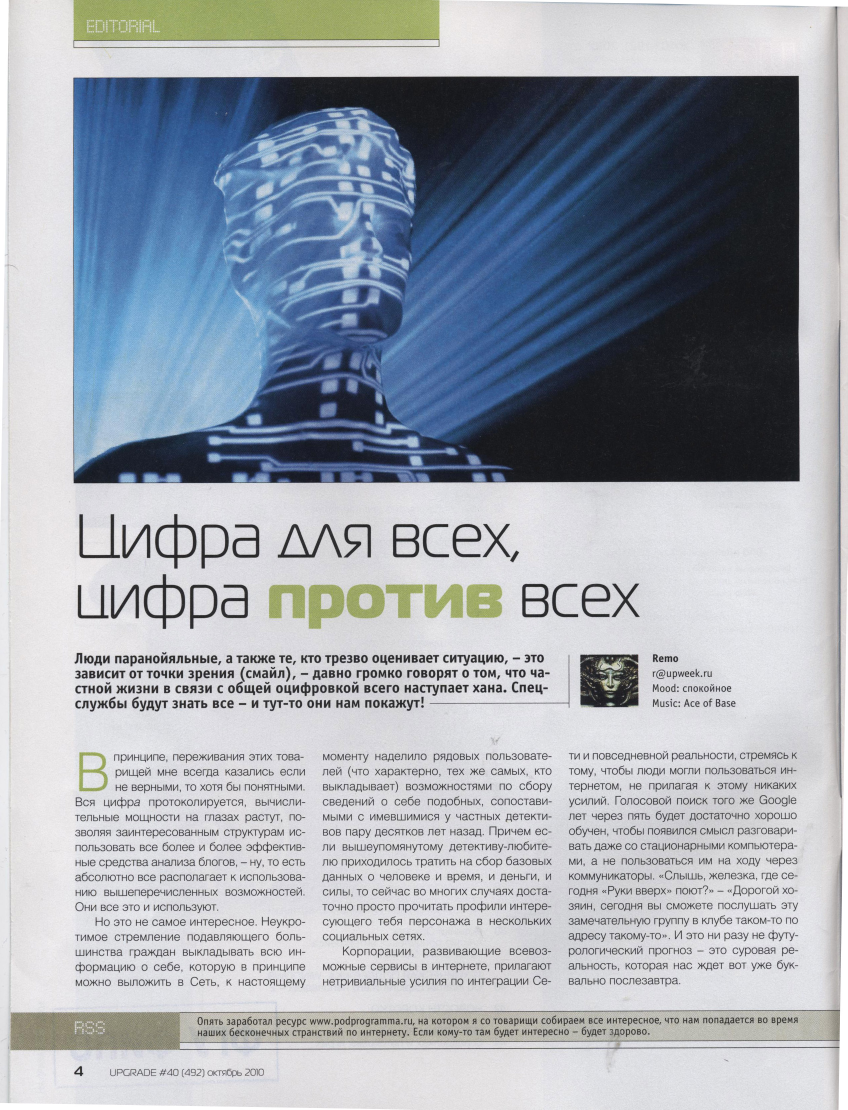
#> input picture 1.jpg, 2542 x 3329 px (shown at 1/3 size)
$ python test.py 1.jpg   (Python 2 division)   (older library calls are emulated)
#> lines starting #> are read from the running program, lines starting #| are printed output that depends on the picture; after the words box and inside, x2 and y2 are one past the last pixel; in counts of white or black regions, pixels touching at a corner belong together
### utils.py
import cv2
import numpy as np
import matplotlib.pyplot as plt
from itertools import izip
from scipy.ndimage.morphology import binary_fill_holes
from skimage import measure
import pymorph


def cut_images(image,roi_size_x,roi_size_y,overlap_x,overlap_y,flatten_or_not,mask):
    h,w,c = image.shape
    list_patchs_y = np.asarray([]);
    list_patchs_x = np.asarray([]);
    patchs = np.empty((0,roi_size_y*roi_size_x*c)).astype(np.uint8)
    Y,X = np.meshgrid(np.arange(0,h-roi_size_y,roi_size_y-overlap_y),np.arange(0,w-roi_size_x,roi_size_x-overlap_x)
)
    for n,(j,i) in enumerate(izip(Y.flatten(),X.flatten())):
        background = 1.0*np.sum(mask[j:j+roi_size_y,i:i+roi_size_x]==0)/roi_size_x/roi_size_y
        if background>0.2:
            patchs = np.append(patchs,image[j:j+roi_size_y,i:i+roi_size_x,:].flatten().astype(np.uint8)[np.newaxis,:], axis=0)
            list_patchs_y = np.append(list_patchs_y,j)
            list_patchs_x = np.append(list_patchs_x,i)
    patchs = patchs.transpose()
    nb_patchs = patchs.shape[1]
    if flatten_or_not == False:
        patchs = np.reshape(patchs,(roi_size_y,roi_size_x,c,nb_patchs))
    return patchs,list_patchs_x,list_patchs_y

# [63 lines left out: functions plot_histo, post_processing, not called in this run]

### functions.py
import os
import cv2
import numpy as np


# [5 lines left out: function descr_rgb, not called in this run]

def descr_hsv(patchs):
    patchs_preprocessed = np.zeros((patchs.shape[0]*patchs.shape[1]*patchs.shape[2],patchs.shape[3]))
    #bins = np.arange(256)
    #patchs_preprocessed = np.zeros((3*(bins.size-1),patchs.shape[3]))
    for n in np.arange(patchs.shape[3]):
         patch_hsv = cv2.cvtColor(patchs[:,:,::-1,n],cv2.COLOR_BGR2HSV)
         #patchs_preprocessed[:,n] = np.hstack((np.histogram(patch_hsv[:,:,0],bins)[0] ,np.histogram(patch_hsv[:,:,1],bins)[0], np.histogram(patch_hsv[:,:,2],bins)[0]))
         patchs_preprocessed[:,n] = patch_hsv.flatten()
    return patchs_preprocessed

# [5 lines left out: function descr_grad, not called in this run]

def descr_hog(patchs):
    nbins = 9
    derivAperture = 1
    winSigma = 4.
    histogramNormType = 0
    L2HysThreshold = 2.0000000000000001e-01
    gammaCorrection = 0
    nlevels = 64
    winSize = (patchs.shape[0],patchs.shape[1])
    blockSize = (8,8)
    blockStride = (4,4)
    cellSize = (4,4)
    feature_size = (winSize[0]-(blockSize[0]-blockStride[0]))/blockStride[0]*(winSize[1]-(blockSize[1]-blockStride[1]))/blockStride[1]*blockSize[0]/cellSize[0]*blockSize[1]/cellSize[1]*nbins
    hog = cv2.HOGDescriptor(winSize,blockSize,blockStride,cellSize,nbins,derivAperture,winSigma,histogramNormType,L2HysThreshold,gammaCorrection,nlevels)
    patchs_preprocessed = np.zeros((feature_size,patchs.shape[3]))
    for n in np.arange(patchs.shape[3]):
        patchs_preprocessed[:,n] = hog.compute(np.squeeze(patchs[:,:,:,n].astype(np.uint8))).flatten()
    return patchs_preprocessed

### test.py
import os
import glob
import cv2
import numpy as np
import matplotlib.pyplot as plt
from itertools import izip
from sklearn.decomposition import NMF
from sklearn.cluster import KMeans
from scipy import misc
from utils import *
from functions import *
import sys

filename = sys.argv[1]

# parameters #
descr = ['hog','hsv']
decomposition = 'kmeans'
flatten_or_not = False
color_mapping = {0:[255,0,0],1:[0,0,255],2:[255,255,255]}
resizing_factor = 4
roi_size_x = 80/resizing_factor
roi_size_y = 80/resizing_factor
overlap_x = 0/resizing_factor
overlap_y = 0/resizing_factor
#############

def main():
    image = cv2.imread(filename)
#> image is the input picture: shape (3329, 2542, 3); mean B, G, R 176, 166.8, 160.3

    ### resize image for faster computation
    image = cv2.resize(image,(image.shape[1]/resizing_factor,image.shape[0]/resizing_factor))
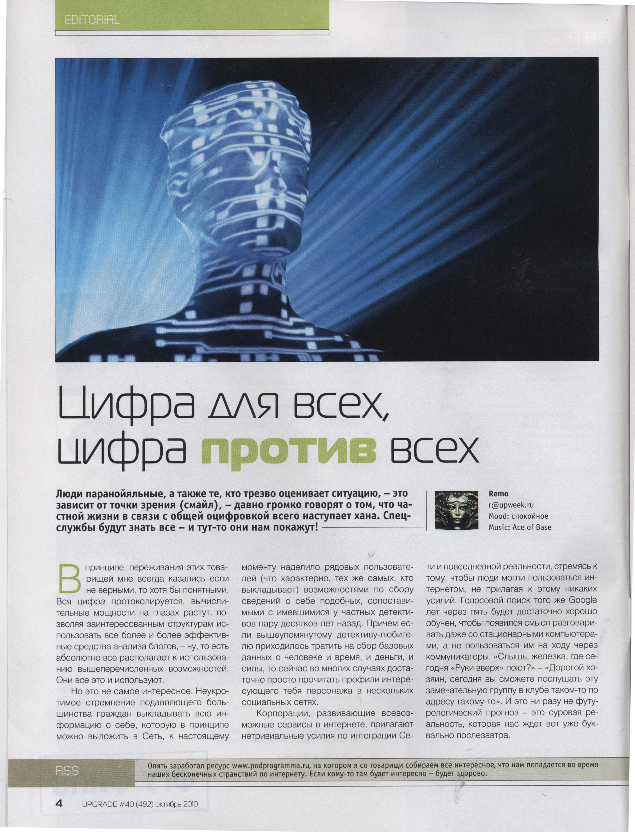
#> image: shape (832, 635, 3); mean B, G, R 175.9, 166.6, 160.2
    print "processing "+filename+"..."

    ### binarize image to find patchs corresponding to class 2 (background)
    binary_thresh = 200
    gray = cv2.GaussianBlur(cv2.cvtColor(image,cv2.COLOR_RGB2GRAY),(3,3),0)
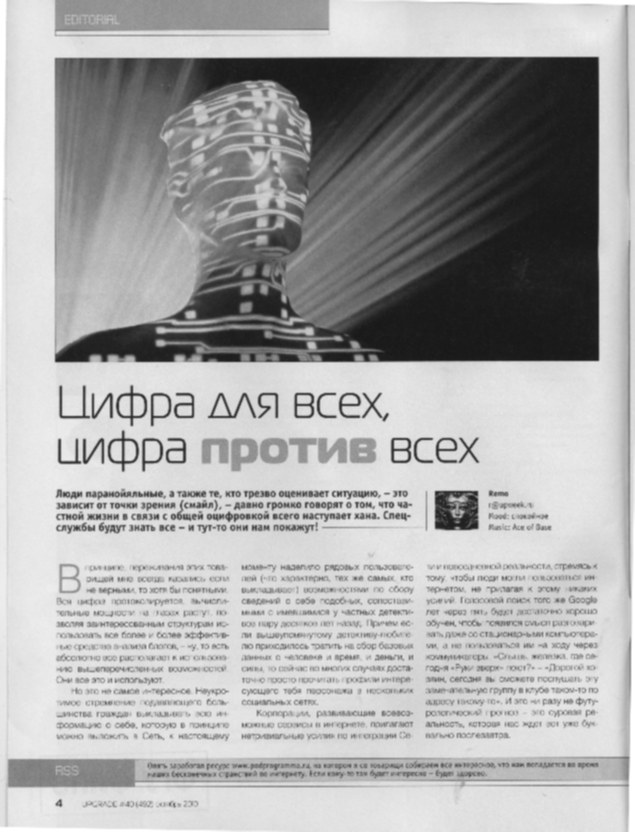
#> gray: shape (832, 635); min 23, max 255, mean 168.8
    ret,binary = cv2.threshold(gray,binary_thresh,255,cv2.THRESH_BINARY)
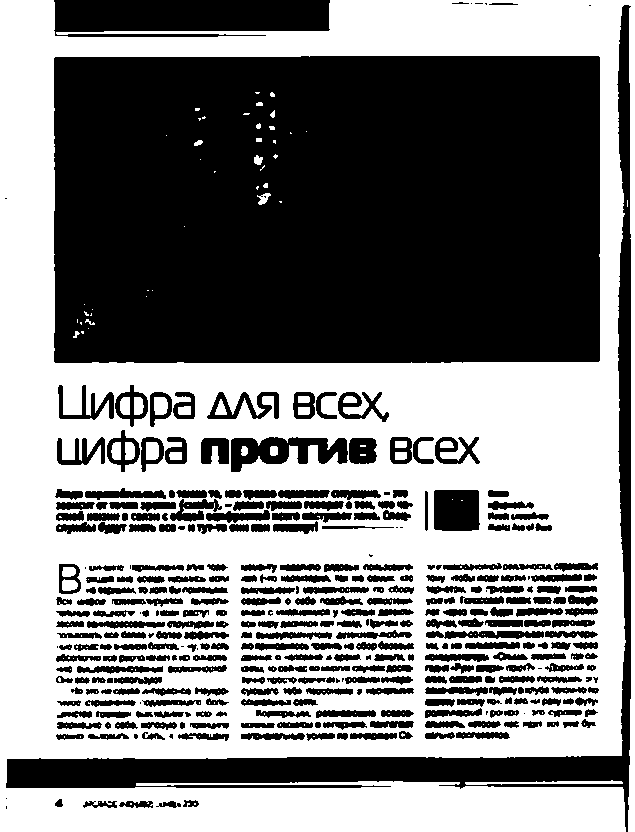
#> binary: shape (832, 635); 50.5% white; 376 black regions (33 under 20 px), largest, box (x1, y1, x2, y2) and area: (54, 56, 600, 363) 166504, (6, 5, 631, 832) 24509, (54, 0, 330, 37) 9068
#> ret = 200
    #ret,binary = cv2.threshold(gray,0,255,cv2.THRESH_BINARY+cv2.THRESH_OTSU)
    h,w,c = image.shape
#> h = 832; w = 635; c = 3

    ### cut image into patchs, keep only patchs which are not class 2.
    patchs,list_patchs_x,list_patchs_y = cut_images(image,roi_size_x,roi_size_y,overlap_x,overlap_y,flatten_or_not,binary)
#> the loop in cut_images, `for n,(j,i) in enumerate(izip(Y.flatten(),X.flatten())):` made 1271 passes
#> background on passes 1 to 12: 0, 0, 0, 0, 0, 0, 0, 0, 0, 0.005, 0, 0
#> after the loop in cut_images, `for n,(j,i) in enumerate(izip(Y.flatten(),X.flatten())):`:
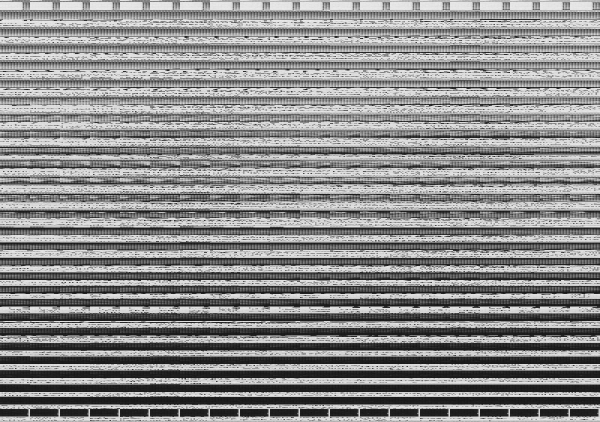
#> patchs: shape (843, 1200) (shown at 1/2 size); min 13, max 245, mean 138.7
#> in cut_images, `patchs = patchs.transpose()`:
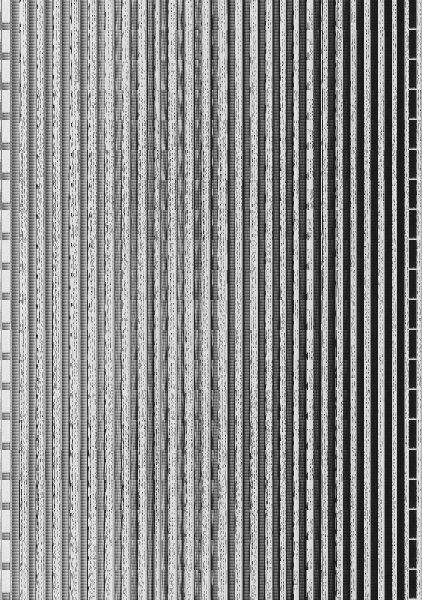
#> patchs: shape (1200, 843) (shown at 1/2 size); min 13, max 245, mean 138.7
#> list_patchs_x = 843 values from 0 to 600; list_patchs_y = 843 values, max 800 at index 158, min 0 at index 4, mean 384.7

    ### extract features of each patch
    nb_patchs = patchs.shape[-1]
#> nb_patchs = 843
    patchs_preprocessed = np.array([]).reshape(0,nb_patchs)
#> patchs_preprocessed = empty array
    for d in descr:
        if d == 'grad':
            patchs_preprocessed = np.concatenate((patchs_preprocessed,descr_grad(patchs)),axis=0)
        if d == 'hog':
            patchs_preprocessed = np.concatenate((patchs_preprocessed,descr_hog(patchs)),axis=0)
        if d == 'rbg':
            patchs_preprocessed = np.concatenate((patchs_preprocessed,descr_rgb(patchs)),axis=0)
        if d == 'hsv':
            patchs_preprocessed = np.concatenate((patchs_preprocessed,descr_hsv(patchs)),axis=0)
#> this loop made 2 passes
#> pass 1, in main, `patchs_preprocessed = np.concatenate((patchs_preprocessed,descr_hog(pa..`:
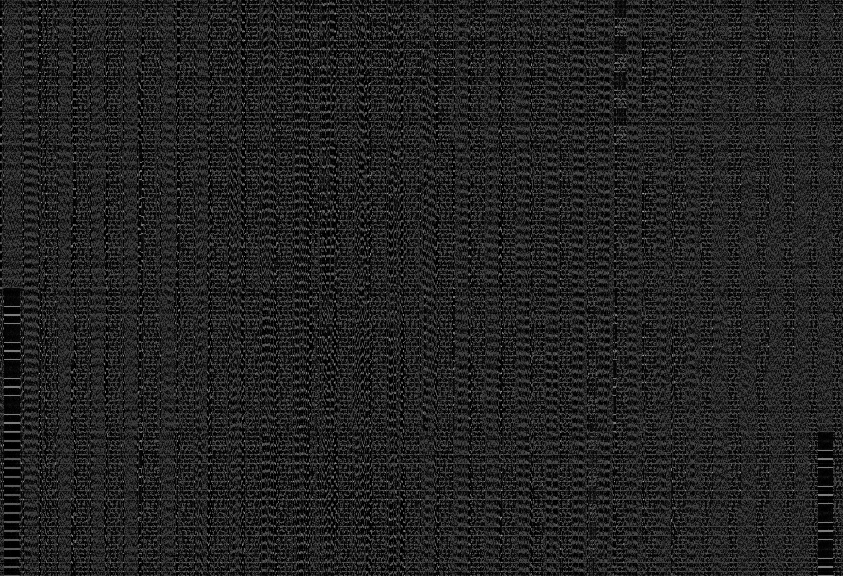
#> patchs_preprocessed: shape (576, 843) float64; min 0, max 0.68, mean 0.133
#> pass 2, in main, `patchs_preprocessed = np.concatenate((patchs_preprocessed,descr_hsv(pa..`:
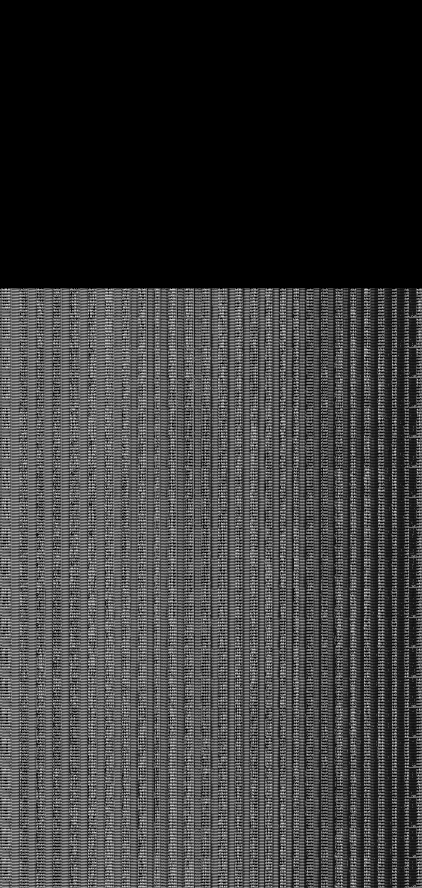
#> patchs_preprocessed: shape (1776, 843) float64 (shown at 1/2 size); min 0, max 245, mean 58.4

    # patchs clustering
    if decomposition == 'nmf':
        ### compute NMF classification to find class for left patchs : class 0 (illustration) or class 1 (texte)
        nmf = NMF(n_components=3)
        patchs_transformed = nmf.fit_transform(patchs_preprocessed.transpose())
        ind = np.argmax(patchs_transformed,axis=1)
    elif decomposition == 'kmeans':
        ### compute KMEANS classification to find class for left patchs : class 0 (illustration) or class 1 (texte)
        km = KMeans(n_clusters=2)#3)
        ind = km.fit_predict(patchs_preprocessed.transpose())
#> ind = 843 values, max 1 at index 0, min 0 at index 24, mean 0.548
    else:
        print decomposition + " : decomposition unknown"

    ### patchs are now divide into categories, give class 1 (illustration) for category with greater proportion of "white" (i.e. > binary_thresh).
    p0 = 1.0*np.sum(np.squeeze(0.1140*patchs[:,:,0,ind==0]+0.5870*patchs[:,:,1,ind==0]+0.2989*patchs[:,:,2,ind==0]).flatten()>binary_thresh)/patchs.size
#> p0 = 0.000544
    p1 = 1.0*np.sum(np.squeeze(0.1140*patchs[:,:,0,ind==1]+0.5870*patchs[:,:,1,ind==1]+0.2989*patchs[:,:,2,ind==1]).flatten()>binary_thresh)/patchs.size
#> p1 = 0.117
    sorted_labels = np.argsort([p0,p1])
#> sorted_labels = [0, 1]
    color_mapping[sorted_labels[0]] = [255,0,0] # red for class 0 (illustration)
    color_mapping[sorted_labels[1]] = [0,0,255] # blue for class 1 (texte)

    ### compute prediction (class 0,1, or 2) for each pixel
    image_result = 255*np.ones((h,w,c))
    for n,(j,i) in enumerate(izip(list_patchs_y,list_patchs_x)):
        image_result[j:j+roi_size_y,i:i+roi_size_x,:] = color_mapping[ind[n]]
#> this loop made 1 pass
#> (j, i) on pass 1: (760, 0)
#> image_result: shape (832, 635, 3) float64; every value is 255

    # post-processing
    image_result = post_processing(image_result)

    res_name = "_res"
    for d in descr:
        res_name = res_name + "_" + d
    res_name = res_name + '_' + decomposition
    f = plt.figure()
    f.add_subplot(1,3,1)
    plt.imshow(image[:,:,::-1])
    plt.gca().axes.xaxis.set_ticklabels([])
    plt.gca().axes.yaxis.set_ticklabels([])
    f.add_subplot(1,3,2)
    plt.imshow(binary,cmap=plt.get_cmap('gray'));
    plt.gca().axes.xaxis.set_ticklabels([])
    plt.gca().axes.yaxis.set_ticklabels([])
    f.add_subplot(1,3,3)
    plt.imshow(image_result.astype(np.uint8))
    plt.gca().axes.xaxis.set_ticklabels([])
    plt.gca().axes.yaxis.set_ticklabels([])
    #plt.show()
    f.savefig(filename[:-4]+res_name+'_all.jpg', dpi=f.dpi)
    f.clf()
    print "saving result : ",filename[:-4]+res_name+'.jpg'
    misc.imsave(filename[:-4]+res_name+'.jpg',cv2.resize(image_result,(w*resizing_factor,h*resizing_factor)).astype(np.uint8))


if __name__ == '__main__':
#> (the run stopped early here; a loop or call above may not have finished)

$ run again, on 1_m.png
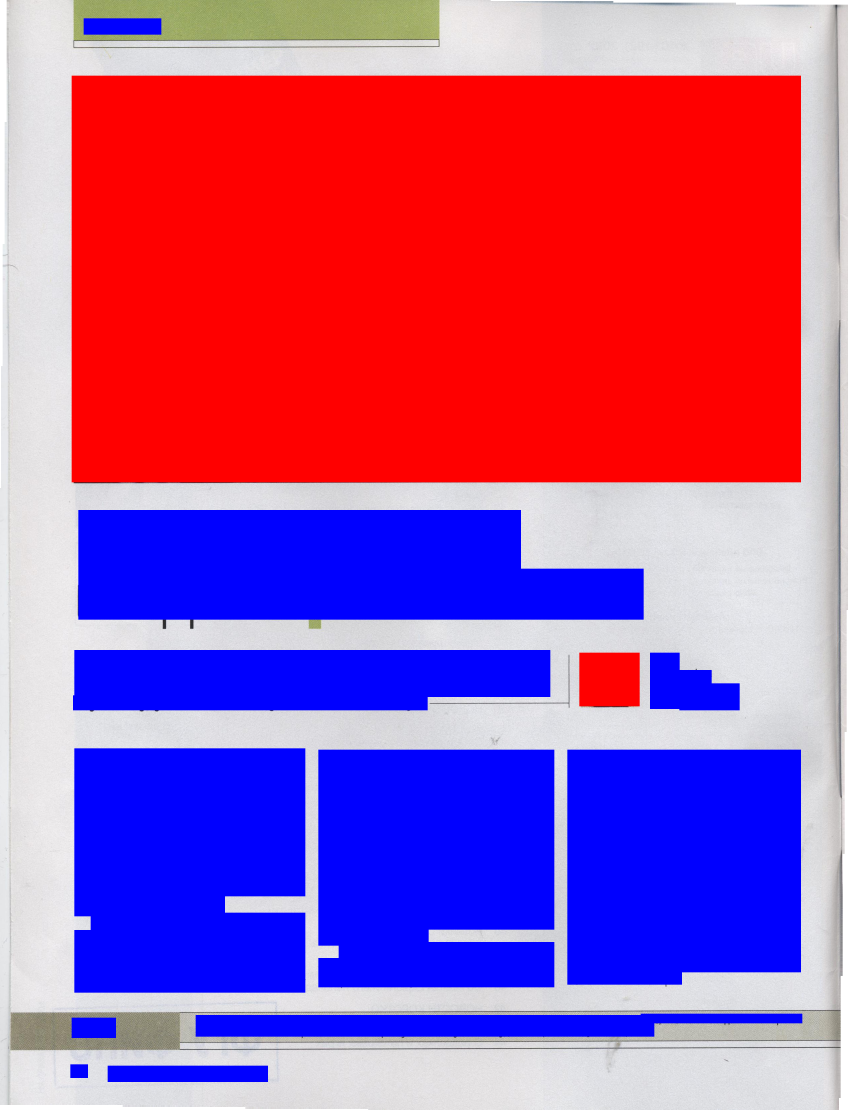
#> input picture 1_m.png, 2542 x 3329 px (shown at 1/3 size)
#> in main, image is the input picture: shape (3329, 2542, 3); mean B, G, R 158.3, 86.6, 168
#> image: shape (832, 635, 3)
#> in main, `ret,binary = cv2.threshold(gray,binary_thresh,255,cv2.THRESH_BINARY)`:
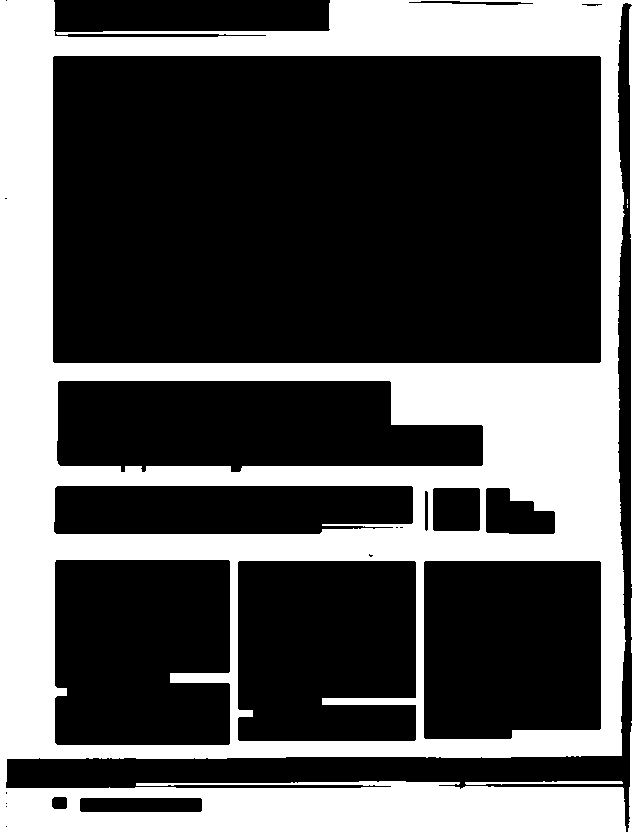
#> binary: shape (832, 635); 33.6% white; 4 white regions (2 under 20 px), largest, box (x1, y1, x2, y2) and area: (0, 0, 635, 832) 176975, (465, 781, 623, 785) 406
#> ret = 200
#> the loop in cut_images, `for n,(j,i) in enumerate(izip(Y.flatten(),X.flatten())):` made 1271 passes
#> background on passes 1 to 8: 0.0025, 0, 0, 0, 0, 0, 0, 0
#> in main, `patchs,list_patchs_x,list_patchs_y = cut_images(image,roi_size_x,roi_s..`: list_patchs_x = 939 values from 0 to 600; list_patchs_y = 939 values, max 800 at index 105, min 0 at index 4, mean 399.7
#> the loop in main, `for d in descr:` made 2 passes
#> pass 2, in main, `patchs_preprocessed = np.concatenate((patchs_preprocessed,descr_hsv(pa..`:
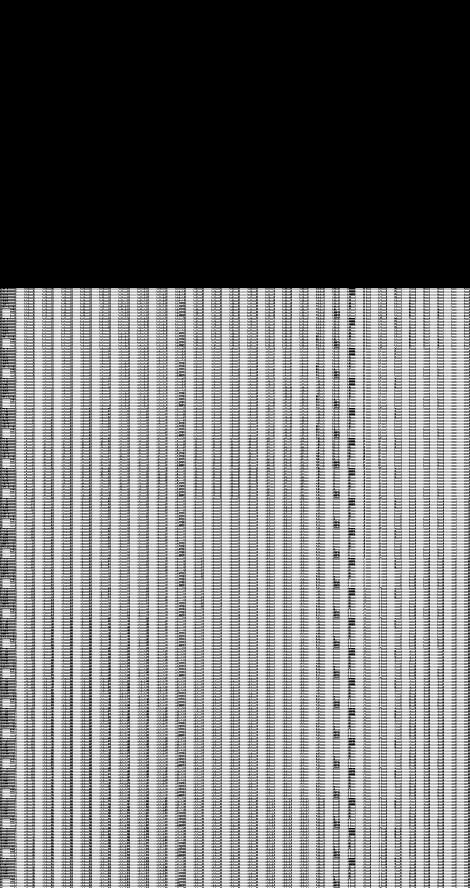
#> patchs_preprocessed: shape (1776, 939) float64 (shown at 1/2 size); min 0, max 255, mean 119.3
#> ind = 939 values, max 1 at index 33, min 0 at index 0, mean 0.815
#> p0 = 0.0331
#> p1 = 0.00742
#> sorted_labels = [1, 0]
#> the loop in main, `for n,(j,i) in enumerate(izip(list_patchs_y,list_patchs_x)):` made 1 pass
#> (j, i) on pass 1: (760, 0)
